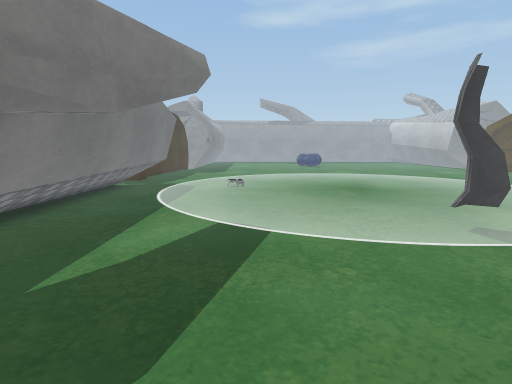
[1] (above)

18 first-person views from a walk through a 3-D level made in the Unity game engine. The camera is 1.2 m above the floor, tilts 8° down and sees 80° across. The floor is counted in squares, 0.5 m on a side. Each view is taken from the middle of a square. On the plan, view 1 faces up. The plan holds only what a view shows up to about 19 squares ahead; the rest is blank. The place goes on beyond the plan. Some animated figures are not drawn. Some surface patterns are stand-ins.

[2]
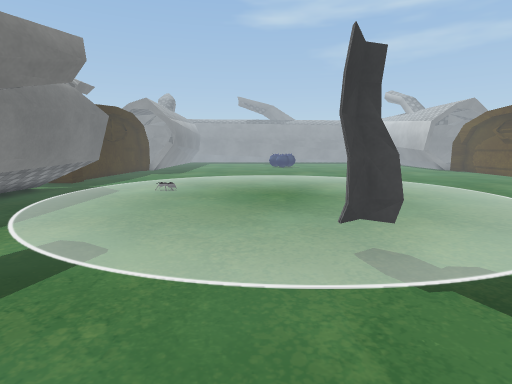

[3]
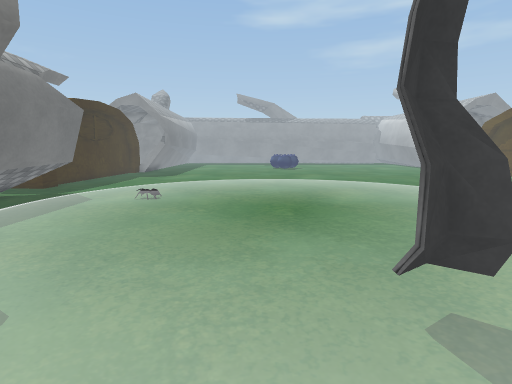

[4]
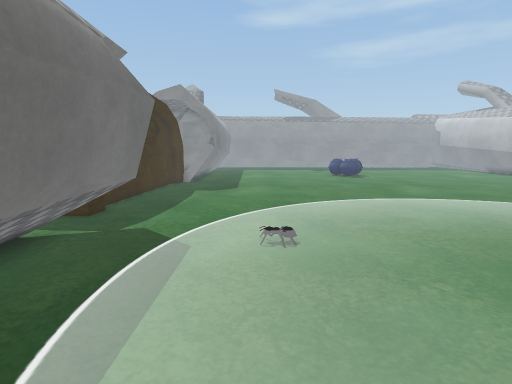

[5]
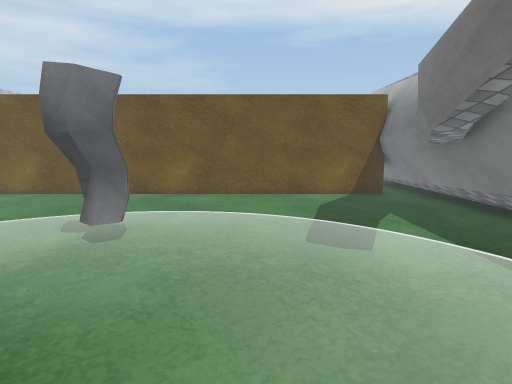

[6]
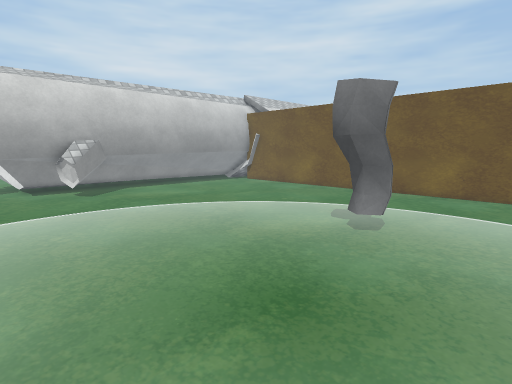

[7]
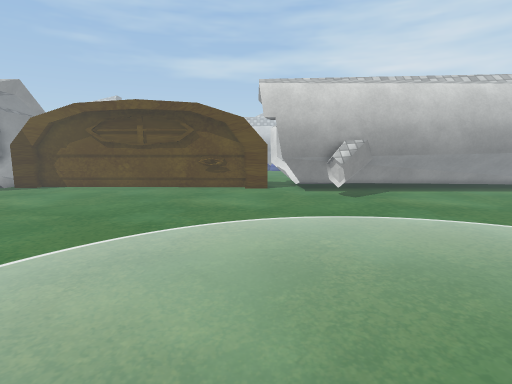

[8]
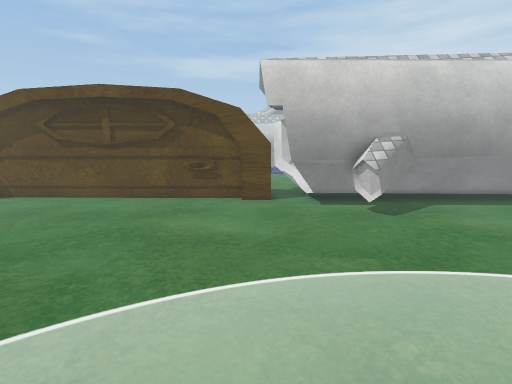

[9]
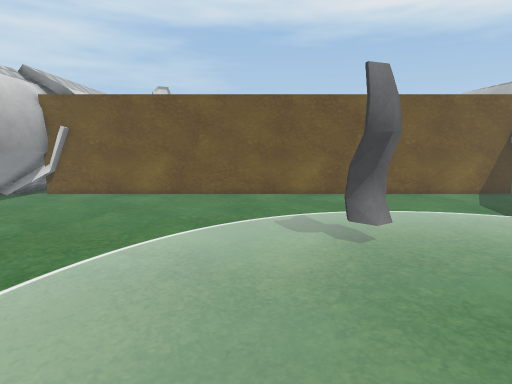

[10]
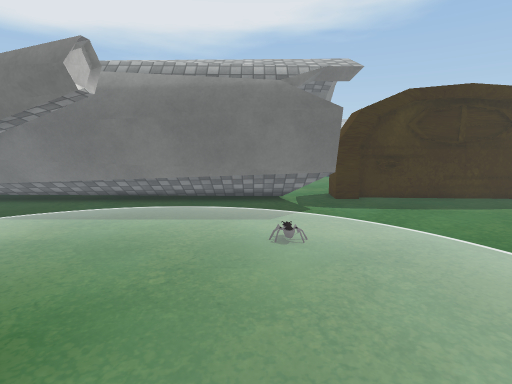

[11]
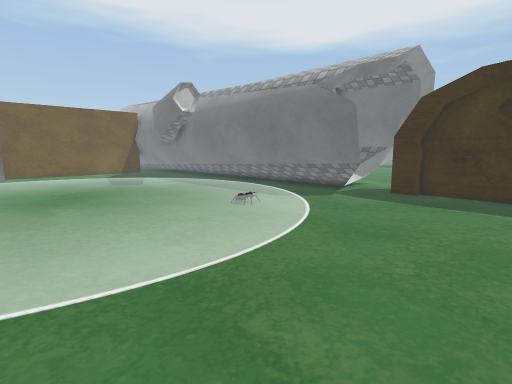

[12]
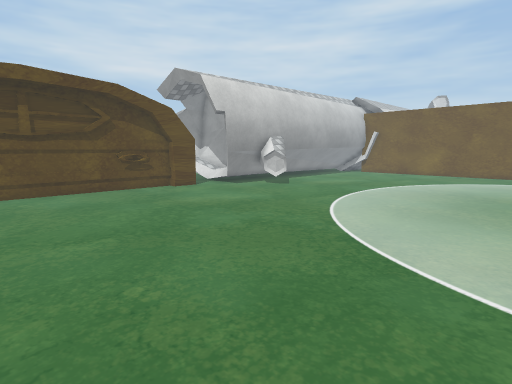

[13]
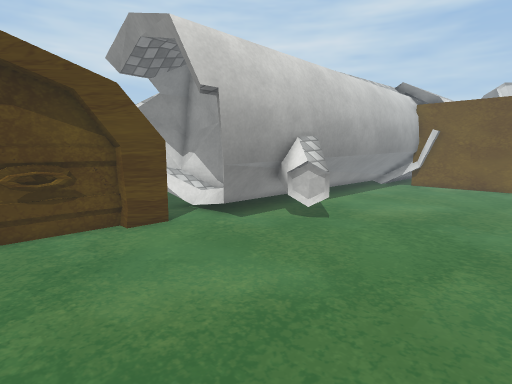

[14]
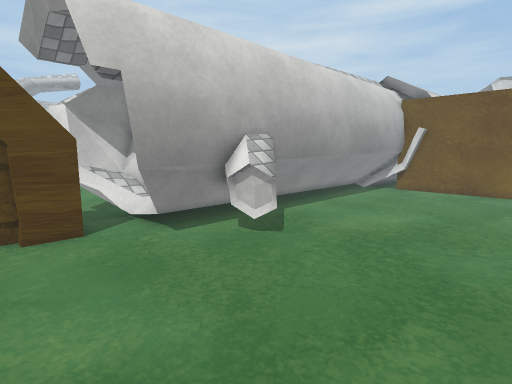

[15]
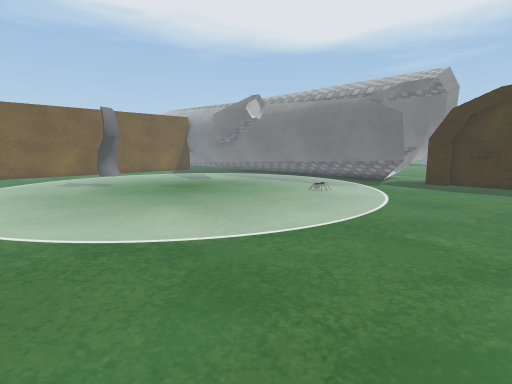

[16]
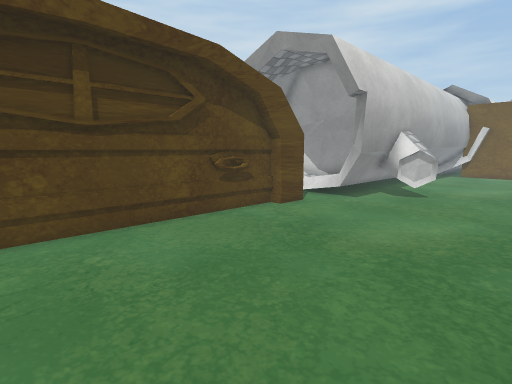

[17]
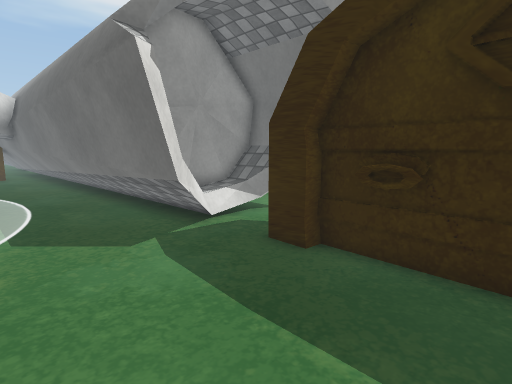

[18]
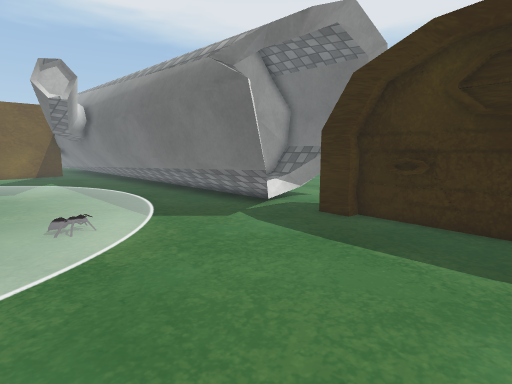

### Floor plan
Key: @ floor where view 1 was taken; # wall or solid block; x gap in a wall; . main floor; : floor 0.25 m higher than the main floor; / step, stairs or slope; = window, fence, low wall or low ledge; ^ raised ledge; O other object.
Columns run from 11 left of view 1 to 30 right of it. Each row starts with its distance up from view 1.
 30   O........................ .........#
 29   O..................................#
 28   O..................................#
 27   O..................................#
 26   O.../////////////////////..........#
 25 OOO.../:::::::::::::::::::/..........#
 24 OOO.../:::::::::::::::::::/..........#
 23  ...##/:::::::::::::::::::/..........#
 22  . x##/:::::::::::::::::::/..........#
 21  .=^##/:::::::::::::::::::/..........#
 20 ==^ ##/:::::::::::::::::::/..........#
 19 =#####/:::::::::::::::::::/..........#
 18     ##/:::::::::::::::::::/..........#
 17      #/:::::::::::::::::::/.......##....=#
 16      #/:::::::::::::::::::/.......##^##^^#
 15      #/:::::::::::::::::::/......##^^#####
 14      #/:::::::::::::::::::/......######
 13      #/:::::::::::::::::::/......###
 12      #/:::::::::::::::::::/.......#
 11      #/:::::::::::::::::::/.......#
 10      #/=::::::::::::::::::/.......#
  9      ##==:::::::::::::::::/.......#
  8      #==#:::::::::::::::::/.......#
  7      #==::::::::::::::::::/.......#
  6      ###///////////////////.......#
  5      ##...........................#
  4      # ...........................#
  3      #............................#
  2      #............................#
  1      #............................#
  0      #.....@.....................##
 -1      ##############################

Where each view was taken, in squares from view 1:
view 1: 0 up, 0 right, facing up
view 2: 2 up, 4 right, facing up
view 3: 5 up, 4 right, facing up
view 4: 11 up, 2 left, facing up
view 5: 18 up, 2 right, facing down
view 6: 19 up, 2 right, facing down-right
view 7: 19 up, 4 right, facing right
view 8: 19 up, 9 right, facing right
view 9: 18 up, 10 right, facing down
view 10: 19 up, 8 right, facing left
view 11: 30 up, 8 right, facing down-left
view 12: 30 up, 8 right, facing down-right
view 13: 24 up, 15 right, facing down-right
view 14: 21 up, 15 right, facing down-right
view 15: 30 up, 14 right, facing down-left
view 16: 30 up, 17 right, facing down-right
view 17: 29 up, 3 left, facing down-left
view 18: 30 up, 1 right, facing down-left
